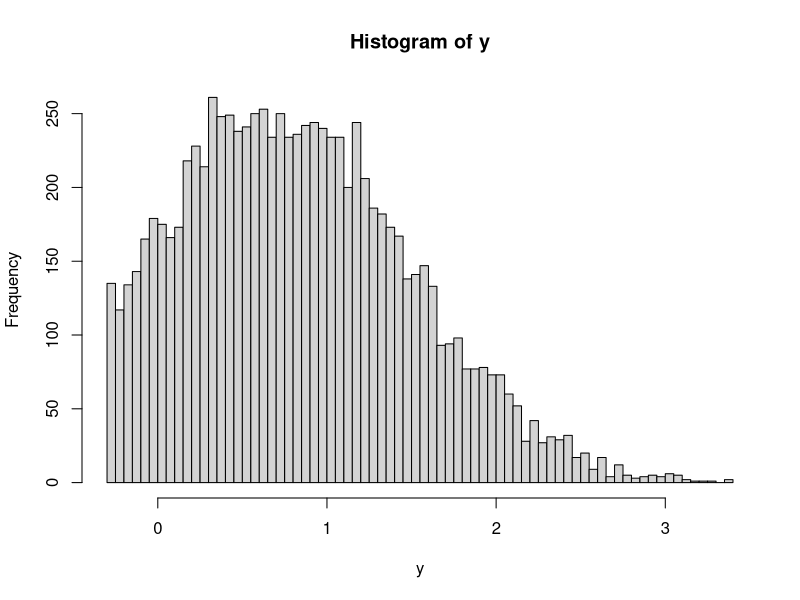
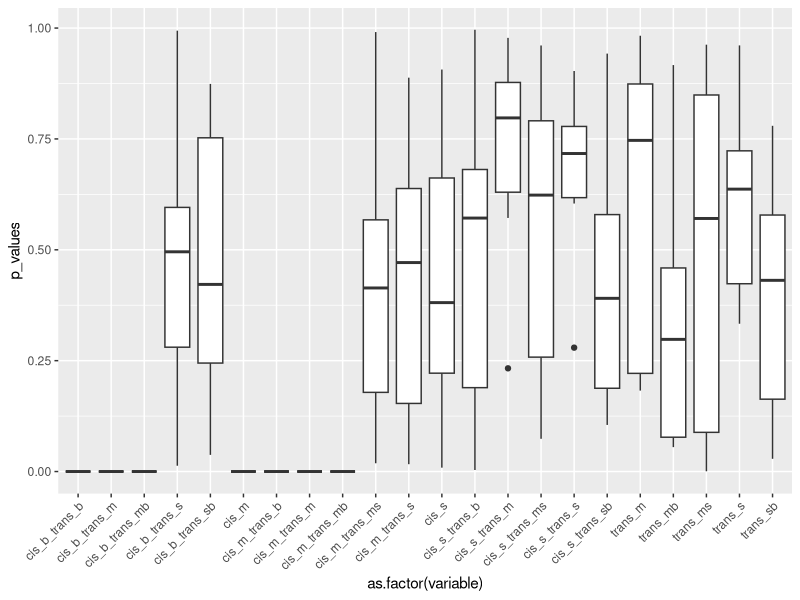
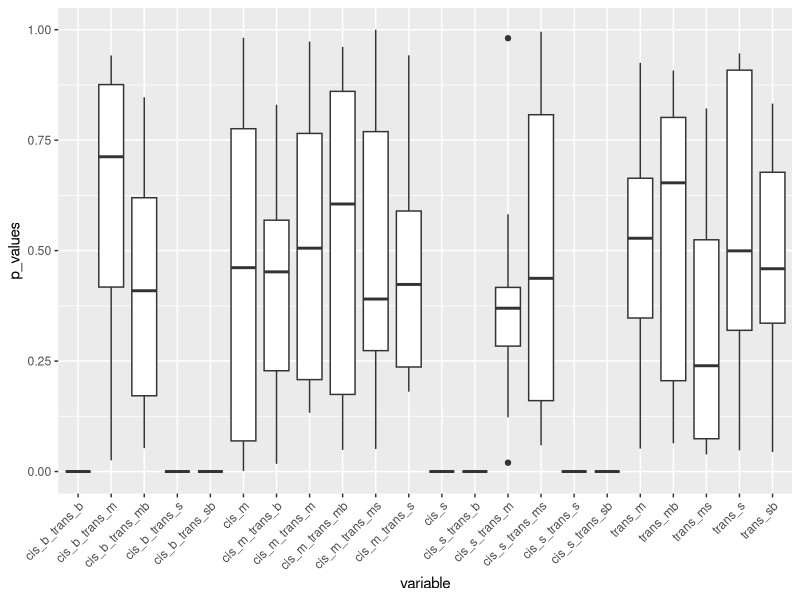
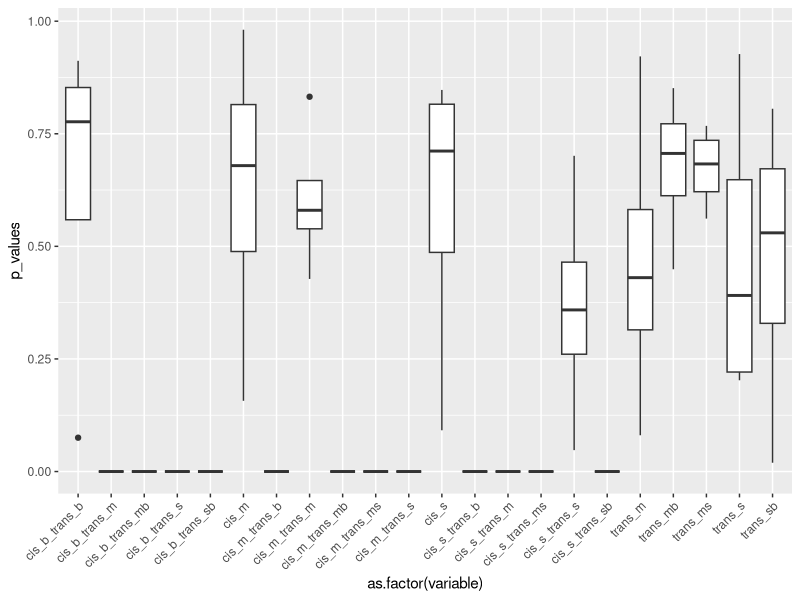
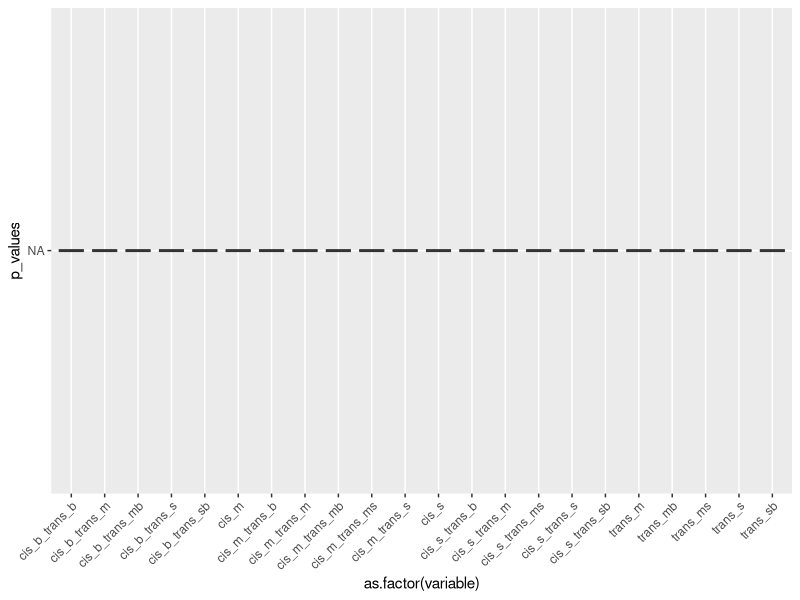

R code for these plots, in order:
## ---- chunk 1
library(lme4)
library(ggplot2)
## ---- chunk 2
dm <- read.table("designMatrix.csv", sep=",", header=T)
## ---- chunk 3
y <- rnorm(1e4, mean = 0.679, sd = 0.8)
y <- subset(y, y>-0.3)
hist(y, breaks = 100)
allele_tpm_log <- sample(y, size=nrow(dm))
allele_tpm_log
allele_tpm <- 10**(allele_tpm_log)
allele_tpm
dm$tpm <- allele_tpm
## ---- chunk 4
dm$PlantID <- as.factor(dm$PlantID)
fit2 <- lmer(tpm ~ (1|PlantID) + cis_m + cis_s + trans_m + trans_s + trans_ms +
            cis_m_trans_m + cis_s_trans_m +
            cis_m_trans_s + cis_s_trans_s + cis_m_trans_ms +
            cis_s_trans_ms, data = dm)
summary(fit2)
fit3 <- lmer(tpm ~ (1|PlantID) + cis_m + cis_s + trans_m + trans_s + 
            cis_m_trans_m + cis_s_trans_s, data = dm)
summary(fit3)
anova(fit2,fit3)

## ---- chunk 5
dm$PlantID <- as.factor(dm$PlantID)
mm2 <- model.matrix(tpm ~ cis_m + cis_s + trans_m + trans_s + trans_ms +
            cis_m_trans_m + cis_s_trans_m +
            cis_m_trans_s + cis_s_trans_s + cis_m_trans_ms +
            cis_s_trans_ms, data = dm)

linear_combos = caret::findLinearCombos(mm2[,-1]) #remove the intercept
linear_combos
colnames(mm2[,-1])
## ---- chunk 6
fit2_b <- lmer(tpm ~ (1|PlantID) +  trans_m + trans_s + trans_ms, data = dm)
summary(fit2_b)


fit3_b <- lmer(tpm ~ (1|PlantID) + trans_m + trans_s, data = dm)
summary(fit3_b)


anova(fit2_b, fit3_b) #the cis matters - and get cis from ASE
## ---- chunk 7
# test the models by adding effects to the coefficients iteratively
X <- as.matrix(dm[,-c(1:4, 27)]) # remove non-design matrix information

b <- rep(0,ncol(X))
b[3] = 1
y <- X %*% b + rnorm(nrow(X), mean=0, sd=1e-10)

fit1 <- lmer(y ~ (1|PlantID) + cis_m + cis_s + trans_m + trans_s + trans_ms +
            cis_m_trans_m + cis_s_trans_m +
            cis_m_trans_s + cis_s_trans_s + cis_m_trans_ms +
            cis_s_trans_ms, data = dm)
fit2 <- lmer(y ~ (1|PlantID) + cis_s + trans_m + trans_s + trans_ms +
            cis_s_trans_m +
            cis_s_trans_s + 
            cis_s_trans_ms, data = dm)
anova(fit1, fit2)
## ---- chunk 8
p_values_list <- list()

for ( i in 1:ncol(X)) {

  b <- rep(0,ncol(X))
  b[i] <- 1
  
  p_values <- c()
  for (j in 1:10) {
    y <- X %*% b + rnorm(nrow(X), mean=0, sd=1e-10)
    tryCatch({
      fit1 <- lmer(y ~ (1|PlantID) + cis_m + cis_s + trans_m + trans_s + trans_ms +
            cis_m_trans_m + cis_s_trans_m +
            cis_m_trans_s + cis_s_trans_s + cis_m_trans_ms +
            cis_s_trans_ms, data = dm)
    }, error=function(c) NA)
    tryCatch({
       fit2 <- lmer(y ~ (1|PlantID) + cis_s + trans_m + trans_s + trans_ms +
            cis_s_trans_m + cis_s_trans_s + cis_s_trans_ms, data = dm)
    }, error=function(e) NA)
    tryCatch({
      p <- anova(fit1, fit2)$`Pr(>Chisq)`[2]
    }, error=function(e) p <- NA)
    p_values <- c(p_values, p)
  }
  p_values <- data.frame(variable=rep(colnames(X)[i],length(p_values)), p_values=p_values)
  p_values_list[[i]] <- p_values
}

p_cis_m <- do.call("rbind", p_values_list)

## ---- chunk 9
ggplot(p_cis_m) + geom_boxplot(aes(x=as.factor(variable), y=p_values)) + 
  theme(axis.text.x = element_text(angle = 45, hjust = 1))
## ---- chunk 10
p_values_list <- list()

for ( i in 1:ncol(X)) {

  b <- rep(0,ncol(X))
  b[i] <- 1
  
  p_values <- c()
  for (j in 1:10) {
    y <- X %*% b + rnorm(nrow(X), mean=0, sd=1e-10) #simulate data with current b-vector
    tryCatch({ #fit 1, full model
      fit1 <- lmer(y ~ (1|PlantID) + cis_m + cis_s + trans_m + trans_s + trans_ms +
            cis_m_trans_m + cis_s_trans_m +
            cis_m_trans_s + cis_s_trans_s + cis_m_trans_ms +
            cis_s_trans_ms, data = dm)
    }, error=function(c) NA)
    tryCatch({ #fit 2, reduced model, no cis_s effects
       fit2 <- lmer(y ~ (1|PlantID) + cis_m + trans_m + trans_s + trans_ms +
            cis_m_trans_m + cis_m_trans_s + cis_m_trans_ms, data = dm)
    }, error=function(e) NA)
    tryCatch({ #see if the models are different
      p <- anova(fit1, fit2)$`Pr(>Chisq)`[2]
    }, error=function(e) p <- NA)
    p_values <- c(p_values, p)
  }
  p_values <- data.frame(variable=rep(colnames(X)[i],length(p_values)), p_values=p_values) #catch the p-values in a energy-inefficient structure that enables for easy graphing later.
  p_values_list[[i]] <- p_values
}

p_cis_s <- do.call("rbind", p_values_list)
## ---- chunk 11
ggplot(p_cis_s) + geom_boxplot(aes(x=variable, y=p_values)) + theme(axis.text.x = element_text(angle=45, hjust = 1))
## ---- chunk 12
fit2 <- lmer(tpm ~ (1|PlantID) + cis_m + cis_s + trans_m + trans_s + trans_ms +
            cis_m_trans_m + cis_s_trans_m +
            cis_m_trans_s + cis_s_trans_s + cis_m_trans_ms +
            cis_s_trans_ms, data = dm)
summary(fit2)
fit3 <- lmer(tpm ~ (1|PlantID) + cis_m + cis_s + trans_m + trans_s + 
            cis_m_trans_m + cis_s_trans_s, data = dm)
## ---- chunk 13
p_values_list <- list()

for ( i in 1:ncol(X)) {

  b <- rep(0,ncol(X))
  b[i] <- 1
  
  p_values <- c()
  for (j in 1:4) {
    y <- X %*% b + rnorm(nrow(X), mean=0, sd=1e-10) #simulate data with current b-vector
    tryCatch({ #fit 1, full model
      fit1 <- lmer(y ~ (1|PlantID) + cis_m + cis_s + trans_m + trans_s + trans_ms +
            cis_m_trans_m + cis_s_trans_m +
            cis_m_trans_s + cis_s_trans_s + cis_m_trans_ms +
            cis_s_trans_ms, data = dm)
    }, error=function(c) NA)
    tryCatch({ #fit 2, reduced model
       fit2 <- lmer(y ~ (1|PlantID) + cis_m + cis_s + trans_m + trans_s +
                      trans_ms +
            cis_m_trans_m + cis_s_trans_s, data = dm)
    }, error=function(e) NA)
    tryCatch({ #see if the models are different
      p <- anova(fit1, fit2)$`Pr(>Chisq)`[2]
    }, error=function(e) p <- NA)
    p_values <- c(p_values, p)
  }
  p_values <- data.frame(variable=rep(colnames(X)[i],length(p_values)), p_values=p_values) #catch the p-values in a energy-inefficient structure that enables for easy graphing later.
  p_values_list[[i]] <- p_values
}

p_trans <- do.call("rbind", p_values_list)

## ---- chunk 14
ggplot(p_trans) + geom_boxplot(aes(x=as.factor(variable), y=p_values)) + theme(axis.text.x = element_text(angle=45, hjust = 1))
## ---- chunk 15
p_values_list <- list()

for ( i in 1:ncol(X)) {

  b <- rep(0,ncol(X))
  b[i] <- 1
  
  p_values <- c()
  for (j in 1:20) {
    y <- X %*% b + rnorm(nrow(X), mean=0, sd=1e-10) #simulate data with current b-vector
    tryCatch({ #fit 1, full model
      fit1 <- lmer(y ~ (1|PlantID) + cis_m + cis_s + trans_m + trans_s + trans_ms +
            cis_m_trans_m + cis_s_trans_m +
            cis_m_trans_s + cis_s_trans_s + cis_m_trans_ms +
            cis_s_trans_ms, data = dm)
    }, error=function(c) NA)
    tryCatch({ #fit 2, reduced model
       fit2 <- lmer(y ~ (1|PlantID) + trans_m + trans_s + trans_ms +
            cis_m_trans_m + cis_s_trans_m +
            cis_m_trans_s + cis_s_trans_s + cis_m_trans_ms +
            cis_s_trans_ms, data = dm)
    }, error=function(e) NA)
    tryCatch({ #see if the models are different
      p <- anova(fit1, fit2)$`Pr(>Chisq)`[2]
    }, error=function(e) p <- NA)
    p_values <- c(p_values, p)
  }
  p_values <- data.frame(variable=rep(colnames(X)[i],length(p_values)), p_values=p_values) #catch the p-values in a energy-inefficient structure that enables for easy graphing later.
  p_values_list[[i]] <- p_values
}

p_trans <- do.call("rbind", p_values_list)


ggplot(p_trans) + geom_boxplot(aes(x=as.factor(variable), y=p_values)) + theme(axis.text.x = element_text(angle=45, hjust = 1))
## ---- chunk 16
p_values_list <- list()

for ( i in 1:ncol(X)) {

  b <- rep(0,ncol(X))
  b[i] <- 1
  
  p_values <- c()
  for (j in 1:20) {
    y <- X %*% b + rnorm(nrow(X), mean=0, sd=1e-10) #simulate data with current b-vector
    tryCatch({ #fit 1, full model
      fit1 <- lmer(y ~ (1|PlantID) + cis_m + cis_s + trans_m + trans_s + trans_ms +
            cis_m_trans_m + cis_s_trans_m +
            cis_m_trans_s + cis_s_trans_s + cis_m_trans_ms +
            cis_s_trans_ms, data = dm)
    }, error=function(c) NA)
    tryCatch({ #fit 2, reduced model
       fit2 <- lmer(y ~ (1|PlantID) + trans_m + trans_s, data = dm)
    }, error=function(e) NA)
    tryCatch({ #see if the models are different
      p <- anova(fit1, fit2)$`Pr(>Chisq)`[2]
    }, error=function(e) p <- NA)
    p_values <- c(p_values, p)
  }
  p_values <- data.frame(variable=rep(colnames(X)[i],length(p_values)), p_values=p_values) #catch the p-values in a energy-inefficient structure that enables for easy graphing later.
  p_values_list[[i]] <- p_values
}

p_trans <- do.call("rbind", p_values_list)

